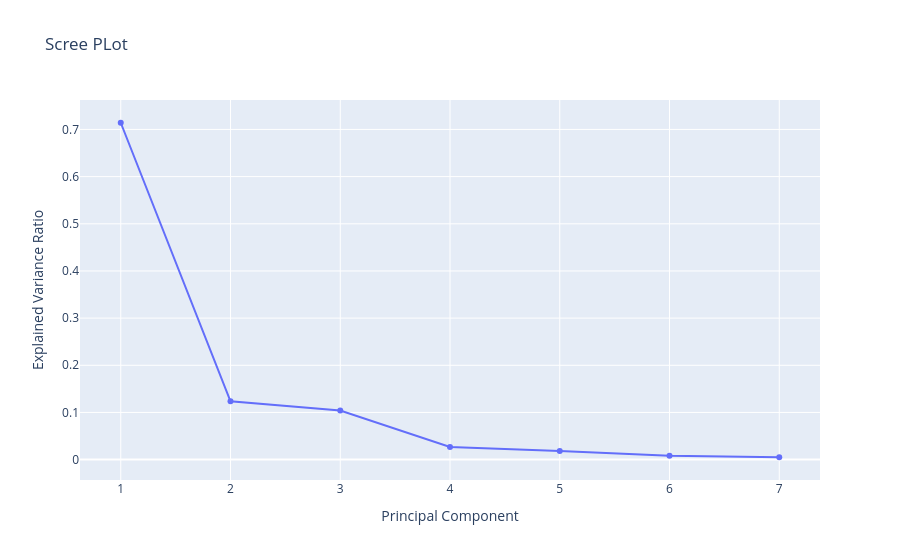

The cell this chart's notebook holds for it:
### Code cell
X = df.drop(columns=['car name', 'origin'])

scaler = StandardScaler()

X_scaled = scaler.fit_transform(X)

pca = PCA()

X_pca = pca.fit_transform(X_scaled)

plt.figure(figsize=(8, 5))

components = list(range(1, len(pca.explained_variance_ratio_)+1))

variance_ratio = pca.explained_variance_ratio_

fig = px.line(
    x=components,
    y=variance_ratio,
    markers=True,
    labels={"x": "Principal Component", "y": "Explained Variance Ratio"},
    title = "Scree PLot"
)

fig.show()

### Figure 1 — Plotly figure (JSON) as saved in the notebook; plotly's stock layout.template omitted (floating-point values rounded to 4 significant figures)
{"data": [{"hovertemplate": "Principal Component=%{x}<br>Explained Variance Ratio=%{y}<extra></extra>", "legendgroup": "", "line": {"color": "#636efa", "dash": "solid"}, "marker": {"symbol": "circle"}, "mode": "lines+markers", "name": "", "orientation": "v", "showlegend": false, "type": "scatter", "x": [1, 2, 3, 4, 5, 6, 7], "xaxis": "x", "y": [0.7142, 0.1237, 0.1041, 0.02672, 0.01818, 0.008066, 0.005021], "yaxis": "y"}], "layout": {"legend": {"tracegroupgap": 0}, "title": {"text": "Scree PLot"}, "xaxis": {"anchor": "y", "domain": [0, 1], "title": {"text": "Principal Component"}}, "yaxis": {"anchor": "x", "domain": [0, 1], "title": {"text": "Explained Variance Ratio"}}}}
